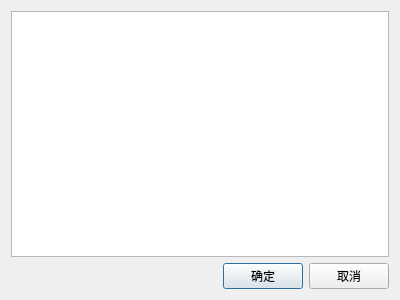
<?xml version="1.0" encoding="UTF-8"?>
<ui version="4.0">
 <class>AddItemDialog</class>
 <widget class="QDialog" name="AddItemDialog">
  <property name="geometry">
   <rect>
    <x>0</x>
    <y>0</y>
    <width>400</width>
    <height>300</height>
   </rect>
  </property>
  <property name="windowTitle">
   <string>Dialog</string>
  </property>
  <layout class="QGridLayout" name="gridLayout">
   <item row="0" column="0">
    <widget class="QTextEdit" name="textEdit">
     <property name="html">
      <string>&lt;!DOCTYPE HTML PUBLIC &quot;-//W3C//DTD HTML 4.0//EN&quot; &quot;http://www.w3.org/TR/REC-html40/strict.dtd&quot;&gt;
&lt;html&gt;&lt;head&gt;&lt;meta name=&quot;qrichtext&quot; content=&quot;1&quot; /&gt;&lt;style type=&quot;text/css&quot;&gt;
p, li { white-space: pre-wrap; }
&lt;/style&gt;&lt;/head&gt;&lt;body style=&quot; font-family:'Ubuntu'; font-size:11pt; font-weight:400; font-style:normal;&quot;&gt;
&lt;p style=&quot;-qt-paragraph-type:empty; margin-top:0px; margin-bottom:0px; margin-left:0px; margin-right:0px; -qt-block-indent:0; text-indent:0px;&quot;&gt;&lt;br /&gt;&lt;/p&gt;&lt;/body&gt;&lt;/html&gt;</string>
     </property>
     <property name="placeholderText">
      <string/>
     </property>
    </widget>
   </item>
   <item row="1" column="0">
    <layout class="QHBoxLayout" name="horizontalLayout">
     <item>
      <spacer name="horizontalSpacer">
       <property name="orientation">
        <enum>Qt::Horizontal</enum>
       </property>
       <property name="sizeHint" stdset="0">
        <size>
         <width>40</width>
         <height>20</height>
        </size>
       </property>
      </spacer>
     </item>
     <item>
      <widget class="QPushButton" name="okButton">
       <property name="text">
        <string>确定</string>
       </property>
      </widget>
     </item>
     <item>
      <widget class="QPushButton" name="cancelButton">
       <property name="text">
        <string>取消</string>
       </property>
      </widget>
     </item>
    </layout>
   </item>
  </layout>
 </widget>
 <resources/>
 <connections/>
</ui>
